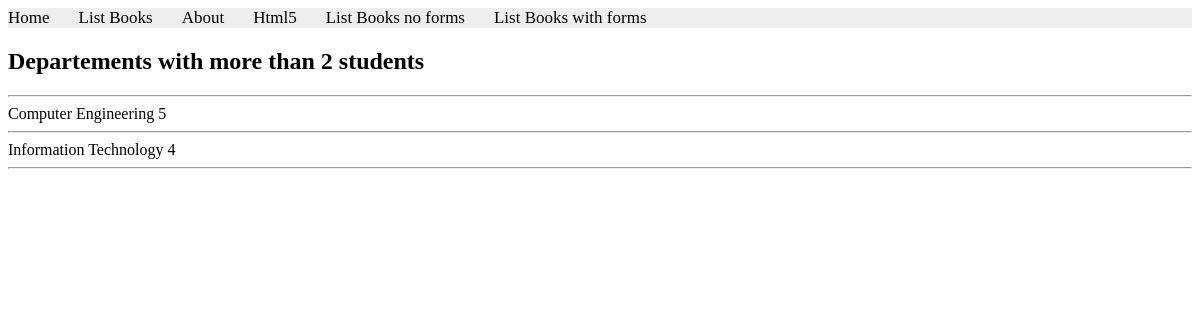
Screenshot of /books/lab9/task4 with the database file from the repository.
### apps/bookmodule/models.py (models this page shows)
class Departement(models.Model):
    name = models.CharField(max_length=50)

### apps/bookmodule/views.py (the view)
# urls.py: path('lab9/task4', views.lab9task4, name="books.lab9task4"),
def lab9task4(request):
    mybook = Departement.objects.annotate(student_count=Count('student9')).filter(student_count__gt=2).order_by('-student_count')
    return render(request, 'bookmodule/lab9task4.html', {'books': mybook})

### apps/templates/bookmodule/lab9task4.html (shortened to what this page needs)
{% extends "layouts/base.html" %}
{% load static %}
{% block content %}
<h2>Departements with more than 2 students</h2>
    <hr>
    {% for item in books %}
  <tr>
    <td>{{ item.name }}</td>
    <td>{{ item.student_count }}</td>
    <hr>
  </tr>
{% endfor %}
{% endblock content %}

### rows the page displays
Departement: name "Computer Engineering", student_count "5"
Departement: name "Information Technology", student_count "4"
